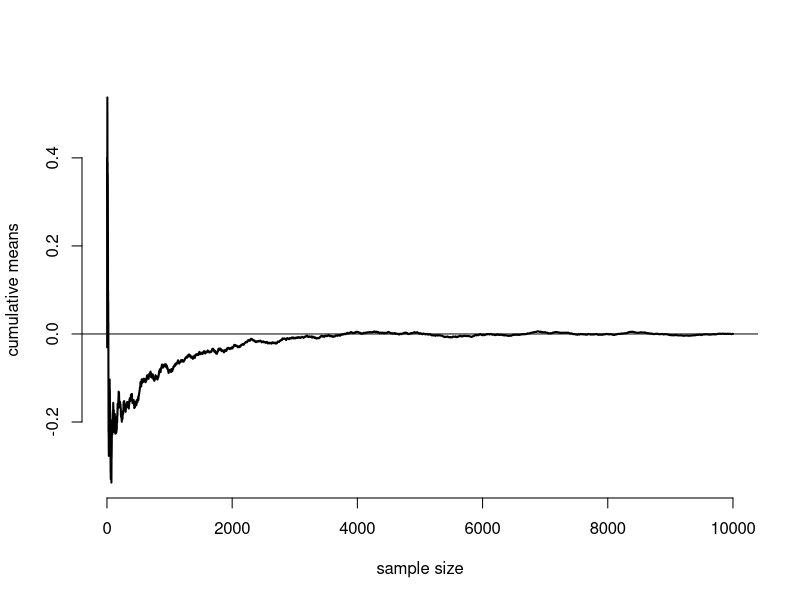
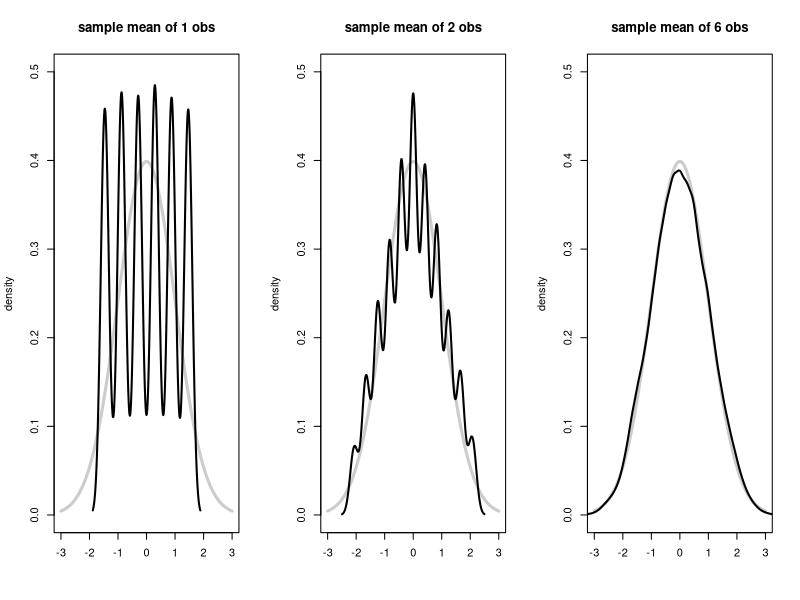
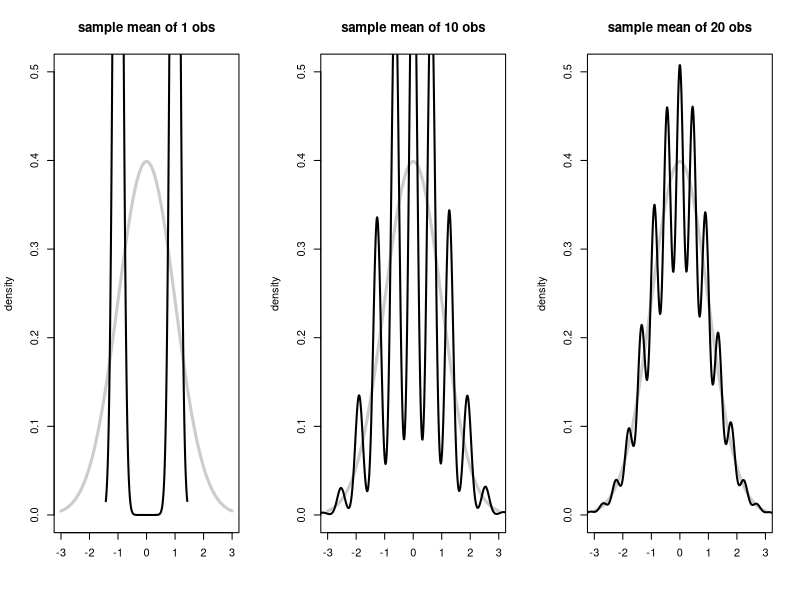

Write the R code that produced these figures, in order.
## ---- chunk 1
n <- 10000; means <- cumsum(rnorm(n)) / (1  : n)
plot(1 : n, means, type = "l", lwd = 2, frame = FALSE, 
     ylab = "cumulative means", xlab = "sample size")
abline(h = 0)
## ---- chunk 2
par(mfrow = c(1, 3))
for (n in c(1, 2, 6)){
  temp <- matrix(sample(1 : 6, n * 10000, replace = TRUE), ncol = n)
  temp <- apply(temp, 1, mean)
  temp <- (temp - 3.5) / (1.71 / sqrt(n)) 
  dty <- density(temp)
  plot(dty$x, dty$y, xlab = "", ylab = "density", type = "n", xlim = c(-3, 3), ylim = c(0, .5))
  title(paste("sample mean of", n, "obs"))
  lines(seq(-3, 3, length = 100), dnorm(seq(-3, 3, length = 100)), col = grey(.8), lwd = 3)
  lines(dty$x, dty$y, lwd = 2)
}
## ---- chunk 3
par(mfrow = c(1, 3))
for (n in c(1, 10, 20)){
  temp <- matrix(sample(0 : 1, n * 10000, replace = TRUE), ncol = n)
  temp <- apply(temp, 1, mean)
  temp <- (temp - .5) * 2 * sqrt(n)
  dty <- density(temp)
  plot(dty$x, dty$y, xlab = "", ylab = "density", type = "n", xlim = c(-3, 3), ylim = c(0, .5))
  title(paste("sample mean of", n, "obs"))
  lines(seq(-3, 3, length = 100), dnorm(seq(-3, 3, length = 100)), col = grey(.8), lwd = 3)
  lines(dty$x, dty$y, lwd = 2)
}

